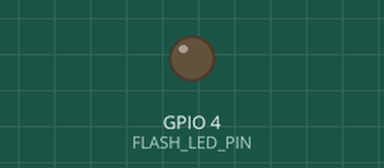
This sketch was run on a simulated ESP32. Parts: output pins drawn as LEDs (lit = HIGH). WiFi joins after 1.5 s; servers stay silent unless stated; uploads are accepted with an empty reply; the camera gives no picture; what the sketch prints to the serial monitor is not drawn.

Above: at 10.9 s.
At 21.0 s:
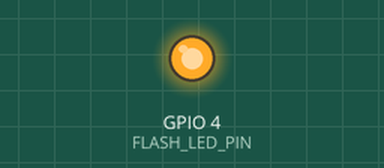
Timing chart, 0 to 27.8 s (numbered marks = the images above):
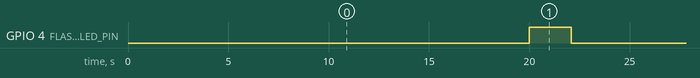

Measured:
- by itself, GPIO 4 (FLASH_LED_PIN): alternates HIGH for 2.1 s and LOW for 17.9 s

The sketch:

02.SendImageToFlaskBackend.ino
```cpp
//>>>>>>>>>>>>>>>>>>>>>>>>>>>>>>>>>>>>>>>>>>>>>>>>>>>>>>>>>>>>>>>>>>>>>>>>>>>>>>>>>>>>>>>>> ESP32_CAM_Send_Photo_to_Server
//======================================== Including the libraries.
#include <ArduinoJson.h>
#include <WiFi.h>
#include <WiFiClientSecure.h>
#include "soc/soc.h"
#include "soc/rtc_cntl_reg.h"
#include "esp_camera.h"
//========================================

//======================================== CAMERA_MODEL_AI_THINKER GPIO.
#define PWDN_GPIO_NUM     32
#define RESET_GPIO_NUM    -1
#define XCLK_GPIO_NUM      0
#define SIOD_GPIO_NUM     26
#define SIOC_GPIO_NUM     27

#define Y9_GPIO_NUM       35
#define Y8_GPIO_NUM       34
#define Y7_GPIO_NUM       39
#define Y6_GPIO_NUM       36
#define Y5_GPIO_NUM       21
#define Y4_GPIO_NUM       19
#define Y3_GPIO_NUM       18
#define Y2_GPIO_NUM        5
#define VSYNC_GPIO_NUM    25
#define HREF_GPIO_NUM     23
#define PCLK_GPIO_NUM     22
//========================================

// LED Flash PIN (GPIO 4)
#define FLASH_LED_PIN 4

//======================================== Insert your network credentials.
const char* ssid = "POCO X6 5G";
const char* password = "zkqe8842";
//========================================

//======================================== Variables for Timer/Millis.
unsigned long previousMillis = 0;
const int Interval = 20000; //--> Photo capture every 20 seconds.
//========================================

// Server Address or Server IP.
String serverName = "gotrash.online";  //--> Change with your server computer's IP address or your Domain name.
// The file path "upload_img.php" on the server folder.
String serverPath = "/upload";
// Server Port.
const int serverPort = 443;

// Variable to set capture photo with LED Flash.
// Set to "false", then the Flash LED will not light up when capturing a photo.
// Set to "true", then the Flash LED lights up when capturing a photo.
bool LED_Flash_ON = true;

// Initialize WiFiClient.
WiFiClientSecure client;

const char *root_ca = \
"-----BEGIN CERTIFICATE-----\n"\
"MIIFBTCCAu2gAwIBAgIQS6hSk/eaL6JzBkuoBI110DANBgkqhkiG9w0BAQsFADBP\n"\
"MQswCQYDVQQGEwJVUzEpMCcGA1UEChMgSW50ZXJuZXQgU2VjdXJpdHkgUmVzZWFy\n"\
"Y2ggR3JvdXAxFTATBgNVBAMTDElTUkcgUm9vdCBYMTAeFw0yNDAzMTMwMDAwMDBa\n"\
"Fw0yNzAzMTIyMzU5NTlaMDMxCzAJBgNVBAYTAlVTMRYwFAYDVQQKEw1MZXQncyBF\n"\
"bmNyeXB0MQwwCgYDVQQDEwNSMTAwggEiMA0GCSqGSIb3DQEBAQUAA4IBDwAwggEK\n"\
"AoIBAQDPV+XmxFQS7bRH/sknWHZGUCiMHT6I3wWd1bUYKb3dtVq/+vbOo76vACFL\n"\
"YlpaPAEvxVgD9on/jhFD68G14BQHlo9vH9fnuoE5CXVlt8KvGFs3Jijno/QHK20a\n"\
"/6tYvJWuQP/py1fEtVt/eA0YYbwX51TGu0mRzW4Y0YCF7qZlNrx06rxQTOr8IfM4\n"\
"FpOUurDTazgGzRYSespSdcitdrLCnF2YRVxvYXvGLe48E1KGAdlX5jgc3421H5KR\n"\
"mudKHMxFqHJV8LDmowfs/acbZp4/SItxhHFYyTr6717yW0QrPHTnj7JHwQdqzZq3\n"\
"DZb3EoEmUVQK7GH29/Xi8orIlQ2NAgMBAAGjgfgwgfUwDgYDVR0PAQH/BAQDAgGG\n"\
"MB0GA1UdJQQWMBQGCCsGAQUFBwMCBggrBgEFBQcDATASBgNVHRMBAf8ECDAGAQH/\n"\
"AgEAMB0GA1UdDgQWBBS7vMNHpeS8qcbDpHIMEI2iNeHI6DAfBgNVHSMEGDAWgBR5\n"\
"tFnme7bl5AFzgAiIyBpY9umbbjAyBggrBgEFBQcBAQQmMCQwIgYIKwYBBQUHMAKG\n"\
"Fmh0dHA6Ly94MS5pLmxlbmNyLm9yZy8wEwYDVR0gBAwwCjAIBgZngQwBAgEwJwYD\n"\
"VR0fBCAwHjAcoBqgGIYWaHR0cDovL3gxLmMubGVuY3Iub3JnLzANBgkqhkiG9w0B\n"\
"AQsFAAOCAgEAkrHnQTfreZ2B5s3iJeE6IOmQRJWjgVzPw139vaBw1bGWKCIL0vIo\n"\
"zwzn1OZDjCQiHcFCktEJr59L9MhwTyAWsVrdAfYf+B9haxQnsHKNY67u4s5Lzzfd\n"\
"u6PUzeetUK29v+PsPmI2cJkxp+iN3epi4hKu9ZzUPSwMqtCceb7qPVxEbpYxY1p9\n"\
"1n5PJKBLBX9eb9LU6l8zSxPWV7bK3lG4XaMJgnT9x3ies7msFtpKK5bDtotij/l0\n"\
"GaKeA97pb5uwD9KgWvaFXMIEt8jVTjLEvwRdvCn294GPDF08U8lAkIv7tghluaQh\n"\
"1QnlE4SEN4LOECj8dsIGJXpGUk3aU3KkJz9icKy+aUgA+2cP21uh6NcDIS3XyfaZ\n"\
"QjmDQ993ChII8SXWupQZVBiIpcWO4RqZk3lr7Bz5MUCwzDIA359e57SSq5CCkY0N\n"\
"4B6Vulk7LktfwrdGNVI5BsC9qqxSwSKgRJeZ9wygIaehbHFHFhcBaMDKpiZlBHyz\n"\
"rsnnlFXCb5s8HKn5LsUgGvB24L7sGNZP2CX7dhHov+YhD+jozLW2p9W4959Bz2Ei\n"\
"RmqDtmiXLnzqTpXbI+suyCsohKRg6Un0RC47+cpiVwHiXZAW+cn8eiNIjqbVgXLx\n"\
"KPpdzvvtTnOPlC7SQZSYmdunr3Bf9b77AiC/ZidstK36dRILKz7OA54=\n"\
"-----END CERTIFICATE-----\n";


//________________________________________________________________________________ sendPhotoToServer()
void sendPhotoToServer() {
  String AllData;
  String DataBody;

  Serial.println();
  Serial.println("-----------");

  //---------------------------------------- Pre capture for accurate timing.
  Serial.println("Taking a photo...");

  if (LED_Flash_ON == true) {
    digitalWrite(FLASH_LED_PIN, HIGH);
    delay(1000);
  }

  for (int i = 0; i <= 3; i++) {
    camera_fb_t * fb = NULL;
    fb = esp_camera_fb_get();
     if(!fb) {
        Serial.println("Camera capture failed");
        Serial.println("Restarting the ESP32 CAM.");
        delay(1000);
        ESP.restart();
        return;
      }
    esp_camera_fb_return(fb);
    delay(200);
  }

  camera_fb_t * fb = NULL;
  fb = esp_camera_fb_get();
  if(!fb) {
    Serial.println("Camera capture failed");
    Serial.println("Restarting the ESP32 CAM.");
    delay(1000);
    ESP.restart();
    return;
  }

  if (LED_Flash_ON == true) digitalWrite(FLASH_LED_PIN, LOW);

  Serial.println("Taking a photo was successful.");
  //----------------------------------------

  client.setCACert(root_ca);
  // client.setInsecure();
  Serial.println("Connecting to server: " + serverName);

  int categoryNum = 0;
  if (client.connect(serverName.c_str(), serverPort)) {
    Serial.println("Connection successful!");

    String post_data = "--dataMarker\r\nContent-Disposition: form-data; name=\"image\"; filename=\"ESP32CAMCap.jpg\"\r\nContent-Type: image/jpeg\r\n\r\n";
    String head =  post_data;
    String boundary = "\r\n--dataMarker--\r\n";

    uint32_t imageLen = fb->len;
    uint32_t dataLen = head.length() + boundary.length();
    uint32_t totalLen = imageLen + dataLen;

    client.println("POST " + serverPath + " HTTP/1.1");
    client.println("Host: " + serverName);
    client.println("Content-Length: " + String(totalLen));
    client.println("Content-Type: multipart/form-data; boundary=dataMarker");\
    client.println("Connection: close");
    client.println();
    client.print(head);

    uint8_t *fbBuf = fb->buf;
    size_t fbLen = fb->len;
    for (size_t n=0; n<fbLen; n=n+1024) {
      if (n+1024 < fbLen) {
        client.write(fbBuf, 1024);
        fbBuf += 1024;
      }
      else if (fbLen%1024>0) {
        size_t remainder = fbLen%1024;
        client.write(fbBuf, remainder);
      }
    }
    client.print(boundary);

    esp_camera_fb_return(fb);

    int timoutTimer = 10000;
    long startTimer = millis();
    boolean state = false;
    Serial.println("Response : ");
    while ((startTimer + timoutTimer) > millis()) {
      Serial.print(".");
      delay(200);

      // Skip HTTP headers
      while (client.available()) {
        char c = client.read();
        if (c == '\n') {
          if (AllData.length()==0) { state=true; }
          AllData = "";
        }
        else if (c != '\r') { AllData += String(c); }
        if (state==true) { DataBody += String(c); }
        startTimer = millis();
      }
      if (DataBody.length()>0) { break; }
    }
    client.stop();
    Serial.println(DataBody);
    Serial.println("-----------");

    categoryNum = deserializeCategoryJson(DataBody);
  }
  else {
    client.stop();
    Serial.println(client.connect(serverName.c_str(), serverPort));
    client.stop();
    DataBody = "Connection to " + serverName +  " failed.";
    Serial.println(DataBody);
    Serial.println("-----------");
  }

  Serial.println();
  Serial.print("Finally, the category is: ");
  Serial.println(categoryNum);
}

int deserializeCategoryJson(String json) {
  StaticJsonDocument<1024> doc;
  // Parse JSON
  DeserializationError error = deserializeJson(doc, json);

  if (error) {
    Serial.print(F("deserializeJson() failed: "));
    Serial.println(error.c_str());

    return 0;
  }

  int category = doc["category"];
  Serial.println(category);
  return category;
}
//________________________________________________________________________________

//________________________________________________________________________________ VOID SETUP()
void setup() {
  // put your setup code here, to run once:

  // Disable brownout detector.
  WRITE_PERI_REG(RTC_CNTL_BROWN_OUT_REG, 0);

  Serial.begin(115200);
  Serial.println();

  pinMode(FLASH_LED_PIN, OUTPUT);

  // Setting the ESP32 WiFi to station mode.
  WiFi.mode(WIFI_STA);
  Serial.println();

  //---------------------------------------- The process of connecting ESP32 CAM with WiFi Hotspot / WiFi Router.
  Serial.println();
  Serial.print("Connecting to : ");
  Serial.println(ssid);
  WiFi.begin(ssid, password);

  // The process timeout of connecting ESP32 CAM with WiFi Hotspot / WiFi Router is 20 seconds.
  // If within 20 seconds the ESP32 CAM has not been successfully connected to WiFi, the ESP32 CAM will restart.
  // I made this condition because on my ESP32-CAM, there are times when it seems like it can't connect to WiFi, so it needs to be restarted to be able to connect to WiFi.
  int connecting_process_timed_out = 20; //--> 20 = 20 seconds.
  connecting_process_timed_out = connecting_process_timed_out * 2;
  while (WiFi.status() != WL_CONNECTED) {
    Serial.print(".");
    delay(500);
    if(connecting_process_timed_out > 0) connecting_process_timed_out--;
    if(connecting_process_timed_out == 0) {
      Serial.println();
      Serial.print("Failed to connect to ");
      Serial.println(ssid);
      Serial.println("Restarting the ESP32 CAM.");
      delay(1000);
      ESP.restart();
    }
  }

  Serial.println();
  Serial.print("Successfully connected to ");
  Serial.println(ssid);
  //Serial.print("ESP32-CAM IP Address: ");
  //Serial.println(WiFi.localIP());
  //----------------------------------------

  //---------------------------------------- Set the camera ESP32 CAM.
  Serial.println();
  Serial.print("Set the camera ESP32 CAM...");

  camera_config_t config;
  config.ledc_channel = LEDC_CHANNEL_0;
  config.ledc_timer = LEDC_TIMER_0;
  config.pin_d0 = Y2_GPIO_NUM;
  config.pin_d1 = Y3_GPIO_NUM;
  config.pin_d2 = Y4_GPIO_NUM;
  config.pin_d3 = Y5_GPIO_NUM;
  config.pin_d4 = Y6_GPIO_NUM;
  config.pin_d5 = Y7_GPIO_NUM;
  config.pin_d6 = Y8_GPIO_NUM;
  config.pin_d7 = Y9_GPIO_NUM;
  config.pin_xclk = XCLK_GPIO_NUM;
  config.pin_pclk = PCLK_GPIO_NUM;
  config.pin_vsync = VSYNC_GPIO_NUM;
  config.pin_href = HREF_GPIO_NUM;
  config.pin_sscb_sda = SIOD_GPIO_NUM;
  config.pin_sscb_scl = SIOC_GPIO_NUM;
  config.pin_pwdn = PWDN_GPIO_NUM;
  config.pin_reset = RESET_GPIO_NUM;
  config.xclk_freq_hz = 20000000;
  config.pixel_format = PIXFORMAT_JPEG;

  // init with high specs to pre-allocate larger buffers
  if(psramFound()){
    config.frame_size = FRAMESIZE_UXGA;
    config.jpeg_quality = 10;  //--> 0-63 lower number means higher quality
    config.fb_count = 2;
  } else {
    config.frame_size = FRAMESIZE_SVGA;
    config.jpeg_quality = 8;  //--> 0-63 lower number means higher quality
    config.fb_count = 1;
  }

  // camera init
  esp_err_t err = esp_camera_init(&config);
  if (err != ESP_OK) {
    Serial.printf("Camera init failed with error 0x%x", err);
    Serial.println();
    Serial.println("Restarting the ESP32 CAM.");
    delay(1000);
    ESP.restart();
  }

  sensor_t * s = esp_camera_sensor_get();

  s->set_framesize(s, FRAMESIZE_SXGA); //--> UXGA|SXGA|XGA|SVGA|VGA|CIF|QVGA|HQVGA|QQVGA

  Serial.println();
  Serial.println("Set camera ESP32 CAM successfully.");
  //----------------------------------------

  Serial.println();
  Serial.print("ESP32-CAM captures and sends photos to the server every 20 seconds.");
}
//________________________________________________________________________________

//________________________________________________________________________________ VOID LOOP()
void loop() {
  // put your main code here, to run repeatedly:

  //---------------------------------------- Timer/Millis to capture and send photos to server every 20 seconds (see Interval variable).
  unsigned long currentMillis = millis();
  if (currentMillis - previousMillis >= Interval) {
    previousMillis = currentMillis;

    sendPhotoToServer();
  }
  //----------------------------------------
}
//________________________________________________________________________________
//<<<<<<<<<<<<<<<<<<<<<<<<<<<<<<<<<<<<<<<<<<<<<<<<<<<<<<<<<<<<<<<<<<<<<<<<<<<<<<<<<<<<<<<<<
```
